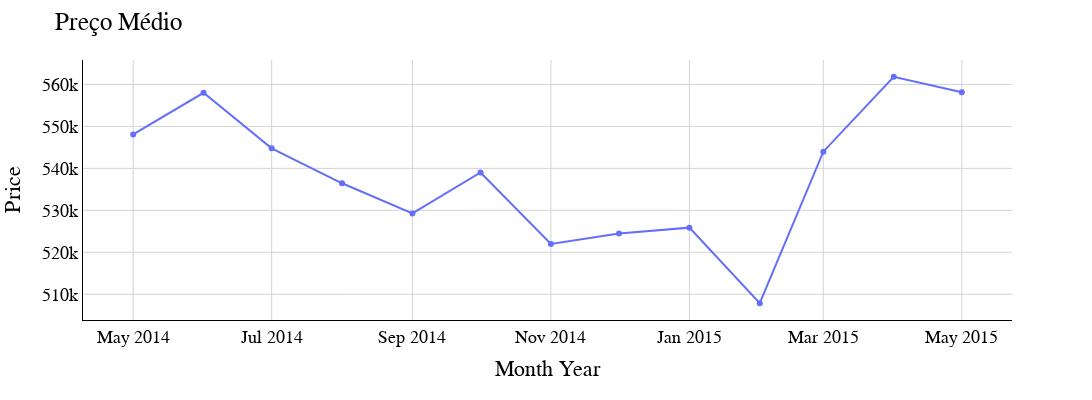

Notebook code cell kept with this figure:
### Code cell
# Criando a coluna mês_ano, por que não exite no df
df['month_year'] = df['date'].dt.to_period('M').astype(str) 

#Groupby por mês com a média de preço
df_mean_month_price = df.groupby(['month_year'])['price'].mean().reset_index() #Groupby por mês com a média de preço

#  Plotando o Gráfico
fig = px.line(df_mean_month_price, x="month_year", y="price", markers=True, width=1400, height=400)

fig.update_layout(title='Preço Médio',
                   xaxis_title='Month Year',
                   yaxis_title='Price',
                  plot_bgcolor = 'white',
                  font = {'family': 'Arial','size': 18,'color': 'black'}
                  )

fig.update_xaxes( showgrid=True, gridwidth=1, gridcolor='lightgray',
showline=True, linewidth=1, linecolor='black')

fig.update_yaxes(showgrid=True, gridwidth=1, gridcolor='lightgray',
showline=True, linewidth=1, linecolor='black')

fig.update_yaxes()

fig.show()

### Figure 1 — Plotly figure (JSON) as saved in the notebook; plotly's stock layout.template omitted (floating-point values rounded to 4 significant figures)
{"data": [{"hovertemplate": "month_year=%{x}<br>price=%{y}<extra></extra>", "legendgroup": "", "line": {"color": "#636efa", "dash": "solid"}, "marker": {"symbol": "circle"}, "mode": "markers+lines", "name": "", "orientation": "v", "showlegend": false, "type": "scatter", "x": ["2014-05", "2014-06", "2014-07", "2014-08", "2014-09", "2014-10", "2014-11", "2014-12", "2015-01", "2015-02", "2015-03", "2015-04", "2015-05"], "xaxis": "x", "y": [548100.0, 558000.0, 544800.0, 536400.0, 529300.0, 539000.0, 522000.0, 524500.0, 525900.0, 507900.0, 544000.0, 561800.0, 558100.0], "yaxis": "y"}], "layout": {"font": {"color": "black", "family": "Arial", "size": 18}, "height": 400, "legend": {"tracegroupgap": 0}, "margin": {"t": 60}, "plot_bgcolor": "white", "title": {"text": "Preço Médio"}, "width": 1400, "xaxis": {"anchor": "y", "domain": [0, 1], "gridcolor": "lightgray", "gridwidth": 1, "linecolor": "black", "linewidth": 1, "showgrid": true, "showline": true, "title": {"text": "Month Year"}}, "yaxis": {"anchor": "x", "domain": [0, 1], "gridcolor": "lightgray", "gridwidth": 1, "linecolor": "black", "linewidth": 1, "showgrid": true, "showline": true, "title": {"text": "Price"}}}}
